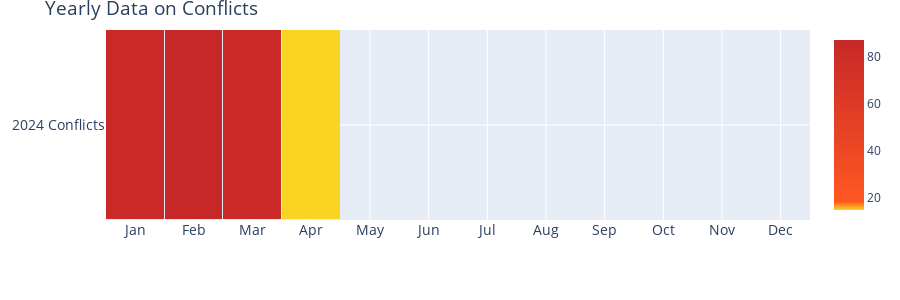
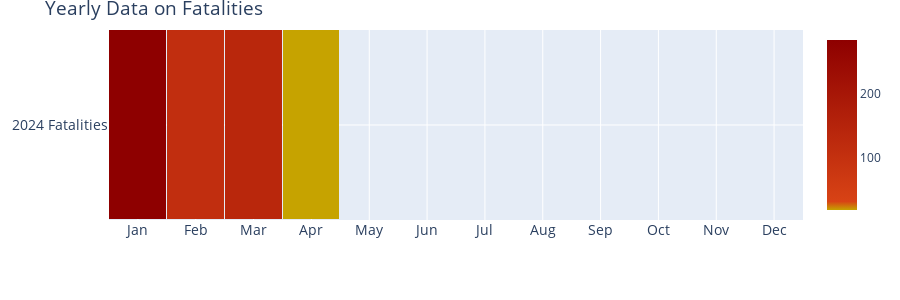

The notebook cell these images were saved under, in order:
### Markdown cell above
### 4). Heatmap to show conflict and fatality occurences over past 2 years

### Code cell
## Dictionary to map month numbers to month names
month_names = {
    "January": "Jan",
    "February": "Feb",
    "March": "Mar",
    "April": "Apr",
    "May": "May",
    "June": "Jun",
    "July": "Jul",
    "August": "Aug",
    "September": "Sep",
    "October": "Oct",
    "November": "Nov",
    "December": "Dec",
}

## Filter data for specified years
filtered_df = niger_df[niger_df["year"].isin([2022, 2023, 2024])]

## Aggregate data by year and month
pivot_df1 = (
    filtered_df.groupby(["year", "month"])
    .size()
    .unstack()
    .rename(columns=month_names)[list(month_names.values())]
)

pivot_df2 = (
    filtered_df.groupby(["year", "month"])["fatalities"]
    .sum()
    .unstack()
    .rename(columns=month_names)[list(month_names.values())]
)

## Color scales for heatmaps
colorscale_conflicts = [
    (0.0, "#F9D423"),  # Dark yellow
    (0.05, "#FF5722"),  # Dark orange
    (1.0, "#C62828"),  # Dark red
]

colorscale_fatalities = [
    (0.0, "#C6A300"),  # A darker shade of yellow
    (0.05, "#D84315"),  # A darker shade of orange
    (1.0, "#8E0000"),  # A darker shade of red
]


## Create the figures
fig_conflicts = go.Figure()
fig_fatalities = go.Figure()


years = sorted(set(pivot_df1.index).union(pivot_df2.index))

## Populate both figures with their respective traces, all initially invisible
for year in years:
    fig_conflicts.add_trace(
        go.Heatmap(
            z=pivot_df1.loc[year].values.reshape(1, -1),
            x=pivot_df1.columns,
            y=[f"{year} Conflicts"],
            colorscale=colorscale_conflicts,
            xgap=1,
            ygap=1,
            visible=False,  # Start all traces as invisible
        )
    )
    fig_fatalities.add_trace(
        go.Heatmap(
            z=pivot_df2.loc[year].values.reshape(1, -1),
            x=pivot_df2.columns,
            y=[f"{year} Fatalities"],
            colorscale=colorscale_fatalities,
            xgap=1,
            ygap=1,
            visible=False,
        )
    )

## Initialize the slider
slider = widgets.SelectionSlider(
    options=[(str(year), i) for i, year in enumerate(years)],
    value=0,
    description="Year",
    continuous_update=False,
    layout=widgets.Layout(width="20%", margin="auto"),
    style={"description_width": "initial", "handle_color": "lightblue"},
)


## Update layout and sliders for conflicts figure
fig_conflicts.update_layout(
    title={"text": "Yearly Data on Conflicts", "font": {"size": 19}},
    xaxis=dict(tickfont=dict(size=14)),
    yaxis=dict(tickfont=dict(size=14)),
    height=300,
    margin=dict(t=30),
)

## Update layout and sliders for fatalities figure
fig_fatalities.update_layout(
    title={"text": "Yearly Data on Fatalities", "font": {"size": 19}},
    xaxis=dict(tickfont=dict(size=14)),
    yaxis=dict(tickfont=dict(size=14)),
    height=300,
    margin=dict(t=30),
)


## Function to update the visibility of the traces based on the slider
def update_figures(change):
    year_idx = change["new"]

    clear_output(wait=True)

    # Update visibility based on the selected index
    for fig in [fig_conflicts, fig_fatalities]:
        for i, trace in enumerate(fig.data):
            trace.visible = i == year_idx

    # Display slider and updated figures
    display(slider)
    display(fig_conflicts)
    display(fig_fatalities)


# Observe slider for changes
slider.observe(update_figures, names="value")

# Display initial state
update_figures({"new": 0})

### Figure 1 — Plotly figure (JSON) as saved in the notebook; plotly's stock layout.template omitted (floating-point values rounded to 4 significant figures)
{"data": [{"colorscale": [[0, "#F9D423"], [0.05, "#FF5722"], [1, "#C62828"]], "type": "heatmap", "visible": false, "x": ["Jan", "Feb", "Mar", "Apr", "May", "Jun", "Jul", "Aug", "Sep", "Oct", "Nov", "Dec"], "xgap": 1, "y": ["2022 Conflicts"], "ygap": 1, "z": [[64, 48, 27, 52, 51, 79, 97, 96, 121, 136, 90, 121]]}, {"colorscale": [[0, "#F9D423"], [0.05, "#FF5722"], [1, "#C62828"]], "type": "heatmap", "visible": false, "x": ["Jan", "Feb", "Mar", "Apr", "May", "Jun", "Jul", "Aug", "Sep", "Oct", "Nov", "Dec"], "xgap": 1, "y": ["2023 Conflicts"], "ygap": 1, "z": [[76, 55, 93, 60, 58, 61, 53, 65, 46, 64, 115, 49]]}, {"colorscale": [[0, "#F9D423"], [0.05, "#FF5722"], [1, "#C62828"]], "type": "heatmap", "visible": true, "x": ["Jan", "Feb", "Mar", "Apr", "May", "Jun", "Jul", "Aug", "Sep", "Oct", "Nov", "Dec"], "xgap": 1, "y": ["2024 Conflicts"], "ygap": 1, "z": [[84, 87, 84, 15, null, null, null, null, null, null, null, null]]}], "layout": {"height": 300, "margin": {"t": 30}, "title": {"font": {"size": 19}, "text": "Yearly Data on Conflicts"}, "xaxis": {"tickfont": {"size": 14}}, "yaxis": {"tickfont": {"size": 14}}}}

### Figure 2 — Plotly figure (JSON) as saved in the notebook; plotly's stock layout.template omitted (floating-point values rounded to 4 significant figures)
{"data": [{"colorscale": [[0, "#C6A300"], [0.05, "#D84315"], [1, "#8E0000"]], "type": "heatmap", "visible": false, "x": ["Jan", "Feb", "Mar", "Apr", "May", "Jun", "Jul", "Aug", "Sep", "Oct", "Nov", "Dec"], "xgap": 1, "y": ["2022 Fatalities"], "ygap": 1, "z": [[54, 68, 93, 99, 118, 127, 79, 60, 54, 96, 66, 76]]}, {"colorscale": [[0, "#C6A300"], [0.05, "#D84315"], [1, "#8E0000"]], "type": "heatmap", "visible": false, "x": ["Jan", "Feb", "Mar", "Apr", "May", "Jun", "Jul", "Aug", "Sep", "Oct", "Nov", "Dec"], "xgap": 1, "y": ["2023 Fatalities"], "ygap": 1, "z": [[52, 65, 132, 47, 49, 75, 36, 167, 68, 157, 64, 237]]}, {"colorscale": [[0, "#C6A300"], [0.05, "#D84315"], [1, "#8E0000"]], "type": "heatmap", "visible": true, "x": ["Jan", "Feb", "Mar", "Apr", "May", "Jun", "Jul", "Aug", "Sep", "Oct", "Nov", "Dec"], "xgap": 1, "y": ["2024 Fatalities"], "ygap": 1, "z": [[283, 110, 137, 20, null, null, null, null, null, null, null, null]]}], "layout": {"height": 300, "margin": {"t": 30}, "title": {"font": {"size": 19}, "text": "Yearly Data on Fatalities"}, "xaxis": {"tickfont": {"size": 14}}, "yaxis": {"tickfont": {"size": 14}}}}
